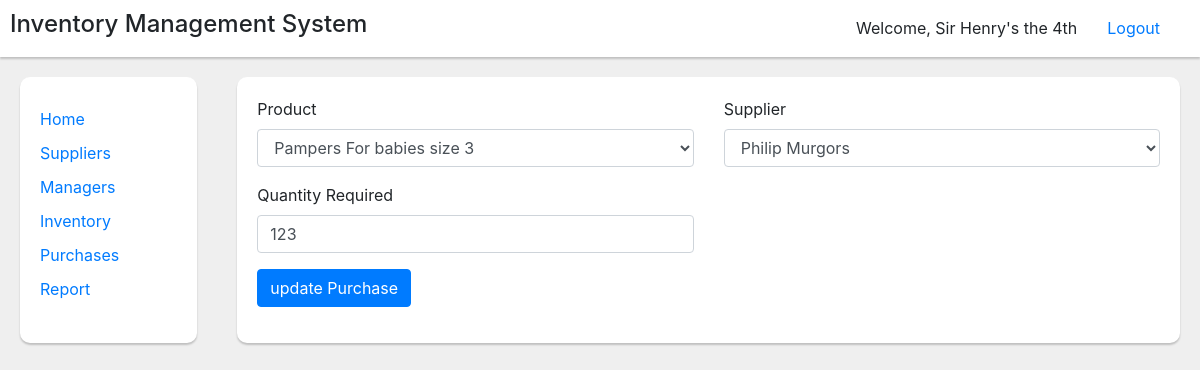
The page /edit-purchases.php?edit-id=1 (signed in) on the database its author committed.
### tables this page shows
CREATE TABLE `products` (
  `id` int(11) NOT NULL,
  `product_name` varchar(255) NOT NULL,
  `product_description` text NOT NULL,
  `quantity` int(11) NOT NULL,
  `product_image` text NOT NULL,
  `date` timestamp NOT NULL DEFAULT current_timestamp() ON UPDATE current_timestamp()
);

CREATE TABLE `suppliers` (
  `id` int(11) NOT NULL,
  `supplier_name` varchar(255) NOT NULL,
  `supplier_email` varchar(255) NOT NULL,
  `supplier_phone` int(11) NOT NULL,
  `supplier_password` varchar(255) NOT NULL
);

CREATE TABLE `product_purchases` (
  `id` int(11) NOT NULL,
  `product` int(11) NOT NULL,
  `supplier` int(11) NOT NULL,
  `quantity` int(11) NOT NULL,
  `manager` int(11) NOT NULL
);

### edit-purchases.php (the view, shortened to what this page needs)
<?php
require_once("includes/header.php");
if(isset($_GET['edit-id'])){
	$purchase_id = $_GET['edit-id'];
	$sql = "SELECT * FROM product_purchases WHERE id = $purchase_id";
	$result = mysqli_query($connection,$sql);
	if(mysqli_num_rows($result) > 0){
		while($row = mysqli_fetch_assoc($result)){
			$productId = $row['product'];
			$supplierId = $row['supplier'];
			$quantity = $row['quantity'];
			$productQuery = "SELECT * FROM products WHERE id = $productId";
			$productResult = mysqli_query($connection,$productQuery);
			if(mysqli_num_rows($productResult) > 0){
				while($productRow = mysqli_fetch_assoc($productResult)){
					$productName = $productRow['product_name'];
				}
			}
			$supplierQuery = "SELECT * FROM suppliers WHERE id = $supplierId";
			$purchaseResult = mysqli_query($connection,$supplierQuery);
			if(mysqli_num_rows($purchaseResult) > 0){
				while($supplierRow = mysqli_fetch_assoc($purchaseResult)){
					$supplierName = $supplierRow['supplier_name'];
				}
			}
		}
	}else{
		header("Location: index.php");
	}
}else{
	header("Location: index.php");
}
?>
	<div class="main">
		<div class="left-nav">
			<?php require_once "includes/left-nav.php"; ?>
		</div>
		<div class="main-body">
			<form action="form-handle/edit-purchase.php" method="post" id="data">
				<div class="row">
					<div class="col-sm-6">
						<div class="form-group">
							<label for="Name">Product</label>
							<select name="productId" id="" class="form-control" required>
								<option value="<?php echo $productId ?>"><?php echo $productName ?></option>
							</select>
						</div>
					</div>
					<div class="col-sm-6">
						<div class="form-group">
							<label for="Name">Supplier</label>
							<select name="supplierId" id="" class="form-control" required>
								<option value="<?php echo $supplierId ?>"><?php echo $supplierName ?></option>
							</select>
						</div>
					</div>
					<div class="col-sm-6">
						<div class="form-group">
							<label for="Name">Quantity Required</label>
							<input type="number" name="quantity" id="" value="<?php echo $quantity ?>" class="form-control" placeholder="Product Amount" required>
						</div>
					</div>
				</div>
					<div class="form-group">
						<input type="submit" value="update Purchase" class="btn btn-xs btn-primary">
					</div>
			</form>
		</div>
	</div>
<?php require_once("includes/footer.php") ?>

### css/style.css (style rules this page uses)
html,body { margin: 0px; padding: 0px; background: #efefef; }
.right-header,.main { display: flex; flex-flow: row nowrap; justify-content: space-between }
.main-body { width: 80vw; }
.left-nav,.main-body { margin: 20px; background: #fff; padding: 20px; border-radius: 10px; box-shadow: 0 2px 2px 0 rgba(0, 0, 0, 0.2); }
.left-nav { width: 15vw; }

### rows shown on the page
products: productId "Pampers For babies size 3"
suppliers: supplierId "Philip Murgors"
product_purchases: quantity "123"

### other values the page prints
$user_object['name'] "Sir Henry's the 4th"
